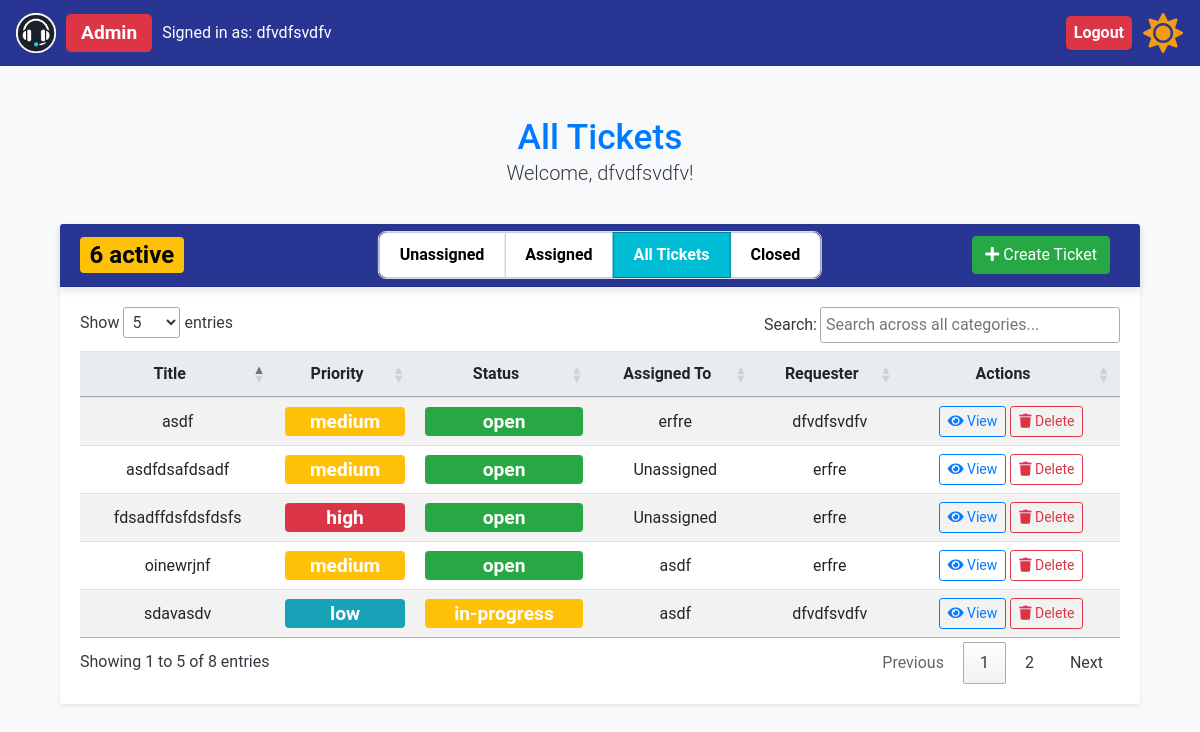
The page /all_tickets (signed in) on the database its author committed.
### app/models.py (models this page shows, shortened)
class User(UserMixin, db.Model):
    id = db.Column(db.Integer, primary_key=True)
    name = db.Column(db.String(150), nullable=False)
    email = db.Column(db.String(150), unique=True, nullable=False)
    password_hash = db.Column(db.String(150), nullable=False)
    role = db.Column(db.String(50), nullable=False)
    created_tickets = db.relationship(
        "Ticket",
        foreign_keys="Ticket.user_id",
        back_populates="creator",
        overlaps="assigned_tickets,comments",
    )
    assigned_tickets = db.relationship(
        "Ticket",
        foreign_keys="Ticket.assigned_to",
        back_populates="assignee",
        overlaps="created_tickets,comments",
    )
    user_comments = db.relationship(
        "Comment", back_populates="commenter", overlaps="commenter,comments"
    )

class Ticket(db.Model):
    id = db.Column(db.Integer, primary_key=True)
    title = db.Column(db.String(150), nullable=False)
    description = db.Column(db.Text, nullable=False)
    status = db.Column(db.String(50), nullable=False)
    priority = db.Column(db.String(50), nullable=False)
    created_at = db.Column(db.DateTime, default=lambda: datetime.now(timezone.utc))
    updated_at = db.Column(
        db.DateTime,
        default=lambda: datetime.now(timezone.utc),
        onupdate=lambda: datetime.now(timezone.utc),
    )
    assigned_to = db.Column(db.Integer, db.ForeignKey("user.id"))
    user_id = db.Column(db.Integer, db.ForeignKey("user.id"))
    creator = db.relationship(
        "User",
        foreign_keys=[user_id],
        back_populates="created_tickets",
        overlaps="assigned_tickets,comments",
    )
    assignee = db.relationship(
        "User",
        foreign_keys=[assigned_to],
        back_populates="assigned_tickets",
        overlaps="created_tickets,comments",
    )
    ticket_comments = db.relationship("Comment", back_populates="ticket")

### app/routes.py (the view)
@bp.route("/all_tickets")
def all_tickets():
    if current_user.role == "admin" or current_user.role == "support":
        tickets = Ticket.query.all()
        view = "all"
    else:
        tickets = Ticket.query.filter_by(user_id=current_user.id).all()
        view = "active"
    return render_template(
        "all_tickets.html", tickets=tickets, current_user=current_user, view=view
    )

### app/__init__.py (called while the page is built)
def create_app(config=None):
    app = Flask(__name__, instance_relative_config=True)
    if config:
        app.config.from_object(config)
    else:
        app.config.from_pyfile("config.py")  # Default to development config
    db.init_app(app)
    login_manager.init_app(app)
    migrate.init_app(app, db)
    csrf.init_app(app)  # Initialize CSRF protection with the app
    moment.init_app(app)  # Initialize Flask-Moment with the app
    from .models import User  # Ensure User model is correctly defined
    @login_manager.user_loader
    def load_user(user_id):
        return User.query.get(int(user_id))
    from .routes import bp  # Ensure bp is defined as a Blueprint in routes.py
    app.register_blueprint(bp)
    return app

### app/routes.py (called while the page is built)
@bp.context_processor
def inject_open_tickets_count():
    open_tickets_count = Ticket.query.filter(
        Ticket.status.in_(["open", "in-progress"])
    ).count()
    if open_tickets_count > 10:
        badge_class = "badge-active-tickets-high"  # Red
    elif open_tickets_count > 5:
        badge_class = "badge-active-tickets-medium"  # Yellow
    elif open_tickets_count > 0:
        badge_class = "badge-active-tickets-low"  # Green
    else:
        badge_class = "badge-active-tickets-info"  # Blue or default color
    return {"open_tickets_count": open_tickets_count, "badge_class": badge_class}

### app/templates/all_tickets.html (shortened to what this page needs)
{% extends "base.html" %} {% block content %}
<div class="container mt-5">
  <div class="row mb-2">
    <div class="col-12 text-center">
      <h2 class="text-primary mb-0">
        {% if current_user.role == 'admin' or current_user.role == 'support' %}
        All Tickets {% else %} My Active Tickets {% endif %}
      </h2>
      <p class="lead">Welcome, {{ current_user.name }}!</p>
    </div>
  </div>
  <div class="card shadow-sm">
    <div
      class="card-header bg-primary text-white d-flex justify-content-between align-items-center position-relative"
    >
      {% if current_user.role == 'admin' or current_user.role == 'support' %}
      <div class="d-flex align-items-center">
        <span class="badge {{ badge_class }}">
          {{ open_tickets_count }} active
        </span>
      </div>
      {% endif %}
      <div class="toggle-buttons">
        <div
          class="btn-group toggle-group"
          role="group"
          aria-label="Ticket Status Toggle"
        >
          {% if current_user.role in ['admin', 'support'] %}
          <a
            href="{{ url_for('main.unassigned_tickets') }}"
            class="btn btn-toggle {% if view == 'unassigned' %}active{% endif %}"
          >
            Unassigned
          </a>
          <a
            href="{{ url_for('main.assigned_tickets') }}"
            class="btn btn-toggle {% if view == 'assigned' %}active{% endif %}"
          >
            Assigned
          </a>
          {% endif %} {% if current_user.role in ['admin', 'support'] %}
          <a
            href="{{ url_for('main.all_tickets') }}"
            class="btn btn-toggle {% if view == 'all' %}active{% endif %}"
          >
            All Tickets
          </a>
          {% endif %}
          <a
            href="{{ url_for('main.closed_tickets') }}"
            class="btn btn-toggle {% if view == 'closed' %}active{% endif %}"
          >
            Closed
          </a>
        </div>
      </div>
      <div class="ms-auto">
        <a class="btn btn-success" href="{{ url_for('main.create_ticket') }}">
          <i class="fas fa-plus"></i> Create Ticket
        </a>
      </div>
    </div>
    <div class="card-body">
      <table id="tickets-table" class="table table-striped table-hover">
        <thead>
          <tr>
            <th class="text-center">Title</th>
            <th class="text-center">Priority</th>
            <th class="text-center">Status</th>
            <th class="text-center">Assigned To</th>
            <th class="text-center">Requester</th>
            <th class="text-center">Actions</th>
          </tr>
        </thead>
        <tbody>
          {% if tickets|length == 0 %}
          <tr>
            <td class="text-center">-</td>
            <td class="text-center">-</td>
            <td class="text-center">-</td>
            <td class="text-center">-</td>
            <td class="text-center">-</td>
            <td class="text-center">No tickets available</td>
          </tr>
          {% else %}
          {% for ticket in tickets %}
          <tr>
            <td class="text-center">{{ ticket.title }}</td>
            <td class="text-center">
              <span class="badge dashboard-badge priority-{{ ticket.priority }}">
                  {{ ticket.priority }}
              </span>
          </td>
          <td class="text-center">
            <span class="badge dashboard-badge status-{{ ticket.status }}">
              {{ ticket.status }}
              </span>
          </td>
          <td class="text-center">
            {{ ticket.assignee.name if ticket.assignee else 'Unassigned' }}
            </td>
            <td class="text-center">{{ ticket.creator.name }}</td>
            <td class="text-center">
              <a href="{{ url_for('main.ticket_details', ticket_id=ticket.id) }}" class="btn btn-outline-primary btn-sm">
                <i class="fas fa-eye"></i> View
              </a>
              {% if current_user.role == 'admin' %}
              <form method="POST" action="{{ url_for('main.delete_ticket', ticket_id=ticket.id) }}" style="display: inline" onsubmit="return confirm('Are you sure you want to delete this ticket?');">
                <button type="submit" class="btn btn-outline-danger btn-sm">
                  <i class="fas fa-trash"></i> Delete
                </button>
              </form>
              {% endif %}
            </td>
          </tr>
          {% endfor %}
          {% endif %}
        </tbody>
      </table>
    </div>
  </div>
  </div>
</div>
{% endblock %}

### app/templates/base.html (shortened to what this page needs)
<!DOCTYPE html>
<html lang="en">
  <head>
    <link
      href="https://stackpath.bootstrapcdn.com/bootstrap/4.5.2/css/bootstrap.min.css"
      rel="stylesheet"
    />
    <link
      href="https://cdn.datatables.net/1.13.4/css/jquery.dataTables.min.css"
      rel="stylesheet"
    />
    <link
      href="{{ url_for('static', filename='styles.css') }}"
      rel="stylesheet"
    />
    <link
      rel="stylesheet"
      href="https://cdnjs.cloudflare.com/ajax/libs/font-awesome/5.15.4/css/all.min.css"
    />
  </head>
  <body class="light-mode">
    <nav class="navbar navbar-expand-lg">
      <a class="navbar-brand" href="#">
        <img
          src="{{ url_for('static', filename='logo.png') }}"
          alt="Help Desk Logo"
          style="height: 40px"
        />
        {% if current_user.is_authenticated %}
        <div class="role-container">
          <span class="badge badge-role-{{ current_user.role}}"
            >{{ current_user.role.capitalize() }}</span
          >
          <span class="user-info">Signed in as: {{ current_user.name }}</span>
        </div>
        {% endif %}
      </a>
      <div class="collapse navbar-collapse" id="navbarNav">
        <ul class="navbar-nav ml-auto">
          {% if current_user.is_authenticated %}
          <li class="nav-item">
            <a class="nav-link logout-badge" href="{{ url_for('main.logout') }}"
              >Logout</a
            >
          </li>
          {% endif %}
          <li class="nav-item">
            <button id="theme-toggle-button" class="btn btn-link nav-link">
              <i id="theme-toggle-icon" class="fas fa-sun"></i>
            </button>
          </li>
        </ul>
      </div>
    </nav>
    <div class="container">{% block content %} {% endblock %}</div>
  </body>
</html>

### app/static/styles.css (style rules this page uses)
body { font-family: "Roboto", sans-serif; background-color: #f8f9fa; margin: 0; color: #343a40; }
.container { margin-top: 50px; }
h2 { color: #007bff; }
.table th, .table td { vertical-align: middle; }
.table th { background-color: #e9ecef; }
.card { border: none; margin-top: 20px; box-shadow: 0 4px 8px rgba(0, 0, 0, 0.1); }
.card-header { background-color: #283593 !important; color: #ffffff; font-size: 1.25rem; font-weight: 500; box-shadow: 0 4px 8px rgba(0, 0, 0, 0.1); display: flex; justify-content: space-between; align-items: center; position: relative; }
.btn-primary, .btn-secondary, .btn-success, .btn-warning { margin-right: 10px; }
.btn-success { background-color: #28a745; border-color: #28a745; margin-left: auto; }
.btn-outline-primary { border-color: #007bff; color: #007bff; }
.badge { font-size: 1.2em; }
.text-primary { color: #007bff !important; font-size: 2.2em; }
.navbar { background-color: #283593; }
.navbar .navbar-brand, .navbar .nav-link { color: #ffffff; }
.navbar-brand { display: flex; align-items: center; }
#theme-toggle-button { font-size: 1.5rem; cursor: pointer; height: 40px; display: flex; align-items: center; justify-content: center; padding: 0; margin: 0; margin-left: 10px; }
#theme-toggle-button .fas { transition: color 0.3s ease; font-size: 40px; line-height: 40px; }
.toggle-buttons { position: absolute; left: 50%; transform: translateX(-50%); }
.ms-auto { margin-left: auto; }
body.light-mode #theme-toggle-icon { color: #f39c12; }
.toggle-group { border: 1px solid #ddd; border-radius: 8px; overflow: hidden; display: inline-flex; }
.btn-toggle { background-color: white; color: black; padding: 10px 20px; border: 1px solid #ccc; border-radius: 0; font-weight: bold; cursor: pointer; transition: background-color 0.3s ease, color 0.3s ease; text-decoration: none; }
.btn-toggle.active { background-color: #00bcd4; color: white; border-color: #00838f; }
.toggle-group .btn-toggle:first-child { border-top-left-radius: 8px; border-bottom-left-radius: 8px; }
.toggle-group .btn-toggle:last-child { border-top-right-radius: 8px; border-bottom-right-radius: 8px; }
.logout-badge { cursor: pointer; transition: transform 0.2s, box-shadow 0.2s; display: inline-flex; align-items: center; padding: 5px 10px; border-radius: 5px; box-shadow: 0 1px 3px rgba(0, 0, 0, 0.1); white-space: nowrap; justify-content: space-between; color: #fff; background-color: #dc3545; text-decoration: none; margin-left: auto; font-weight: bold; }
.navbar-nav { display: flex; align-items: center; }
.role-container { display: flex; align-items: center; }
.user-info { color: white; font-size: 1rem; font-weight: 400; }
.role-container .badge { display: inline-block; }
.badge-role-admin, .badge-role-support, .badge-role-regular { padding: 0 15px; border-radius: 5px; font-weight: bold; font-size: 1.2rem; margin-right: 10px; margin-left: 10px; height: 38px; display: flex; align-items: center; justify-content: center; line-height: 38px; text-align: center; }
.badge-role-admin { background-color: #dc3545; }
.badge-active-tickets-medium { background-color: #ffc107; color: black; }
.dashboard-badge { transition: none; transform: none; pointer-events: none; cursor: default; display: block; width: 100%; text-align: center; color: white; }
.priority-high { background-color: #dc3545; }
.priority-medium { background-color: #ffc107; }
.priority-low { background-color: #17a2b8; }
.status-open { background-color: #28a745; }
.status-in-progress { background-color: #ffc107; }

### rows shown on the page
User: role "Admin", name "dfvdfsvdfv"
Ticket: title "sdavasdv", priority "low", status "in-progress", assignee "asdf", creator.name "dfvdfsvdfv"
Ticket: title "asdf", priority "medium", status "open", assignee "erfre", creator.name "dfvdfsvdfv"
Ticket: title "oinewrjnf", priority "medium", status "open", assignee "asdf", creator.name "erfre"
Ticket: title "asdfdsafdsadf", priority "medium", status "open", assignee "Unassigned", creator.name "erfre"
Ticket: title "fdsadffdsfdsfdsfs", priority "high", status "open", assignee "Unassigned", creator.name "erfre"

### other values the page prints
{{ open_tickets_count }} "6"
